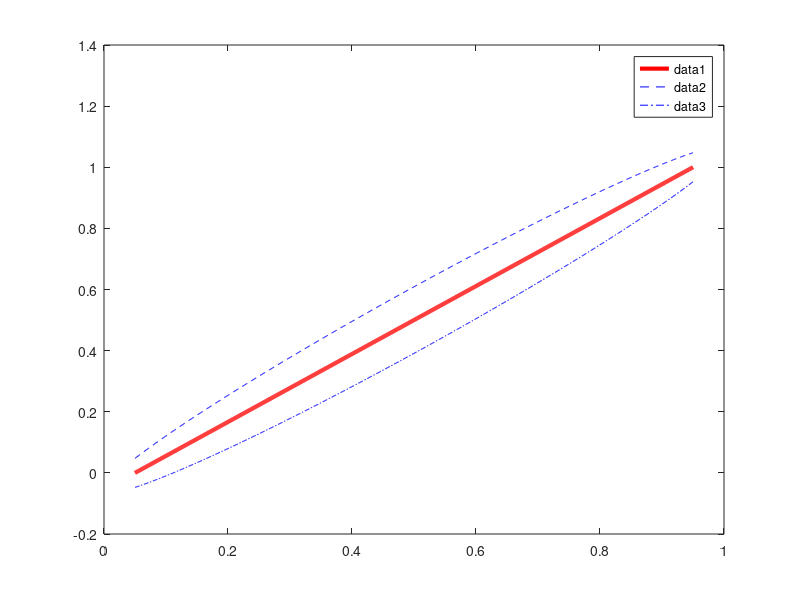

MATLAB code to generate this figure:
pt = 0.95;
pf = 0.05;

pos_rate =linspace(.05,.95,1000);
corona_rate = zeros(1000,1);
variance = zeros(1000,1);
lower_estimate =zeros(1000,1);
upper_estimate = zeros(1000,1);
n=100;

for i=1:1000
    corona_rate(i) = (pos_rate(i)-pf)/(pt-pf);
    variance(i) = (pos_rate(i)*(1-pos_rate(i)))/(n*((pf-pt)^2));
    upper_estimate(i)=corona_rate(i)+1.96*sqrt(variance(i));
    lower_estimate(i)=corona_rate(i)-1.96*sqrt(variance(i));
end

plot(pos_rate,corona_rate,'r','LineWIdth',3)
hold on
plot(pos_rate,upper_estimate,'b--');
plot(pos_rate,lower_estimate,'b-.');
legend